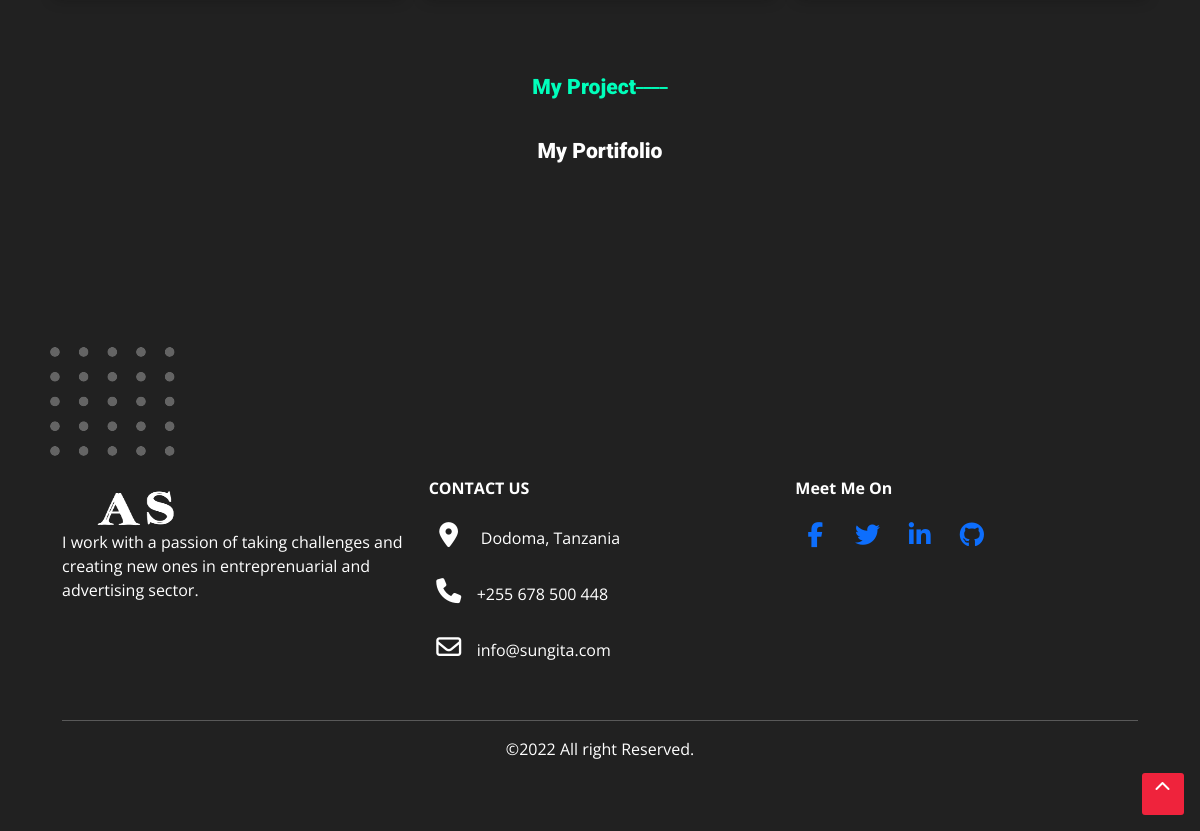
Before: / (lower part) with the older database file.
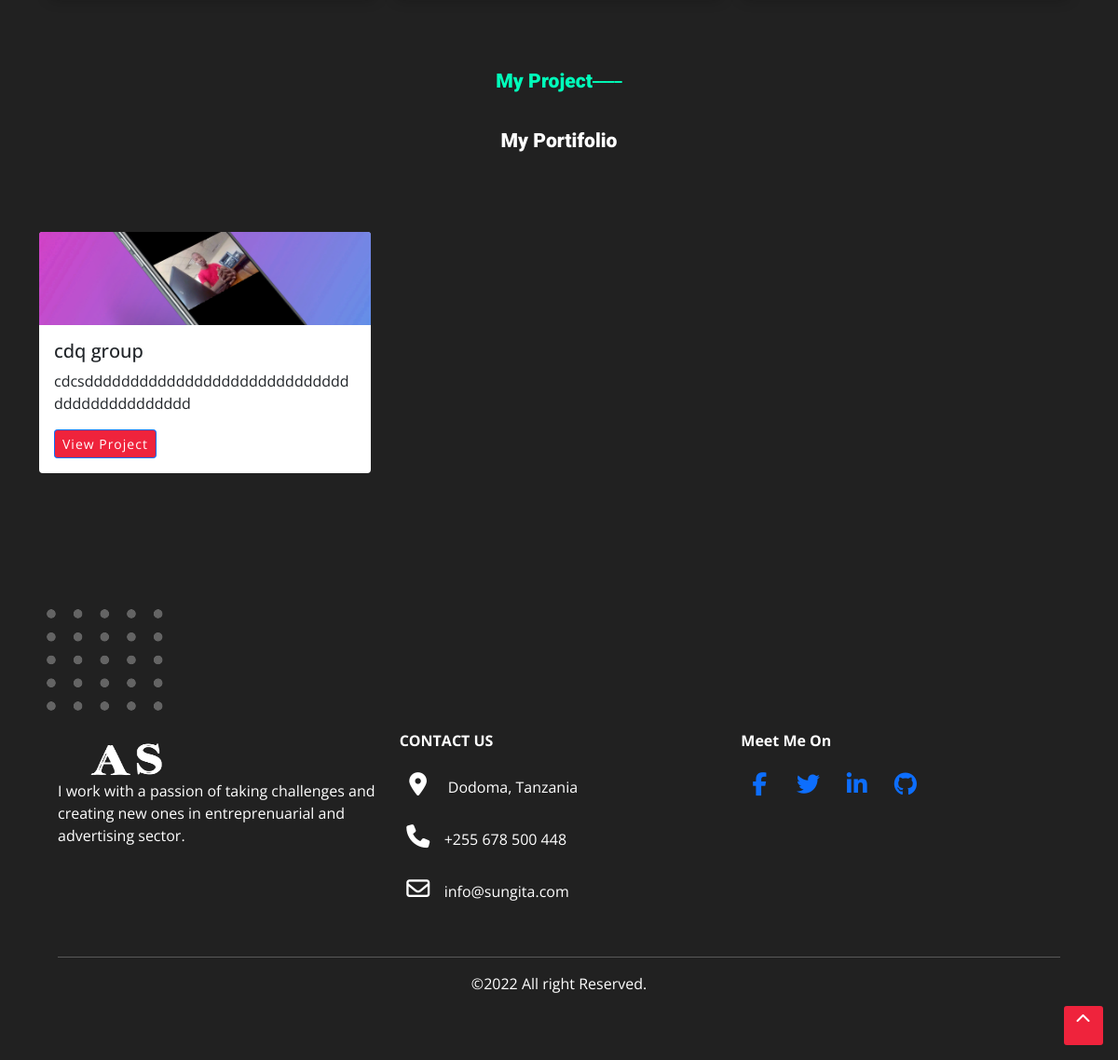
After: the same page with the newer database file.
### portifolioapp/models.py (models this page shows, shortened)
class project (models.Model):
    title=models.CharField(max_length=50)
    text=models.TextField(max_length=100)
    project_image=models.ImageField(upload_to='media/')
    link=models.URLField(max_length=50)

### portifolioapp/views.py (the view)
# urls.py: path('', views.index , name ='index'),
def index(request):
    p1=project.objects.all()
    context={
        "myproject":p1
    }
    return render(request, 'index.html',context)

### portifolioapp/templates/index.html (shortened to what this page needs)
{% load static %}
<html lang="en">
<head>
    <link rel="stylesheet" href="{% static 'assets/css/style.css'%}">
    <link rel="stylesheet" href="https://cdnjs.cloudflare.com/ajax/libs/twitter-bootstrap/4.0.0-beta/css/bootstrap.min.css" />
    <link rel="stylesheet" href="https://cdnjs.cloudflare.com/ajax/libs/font-awesome/4.7.0/css/font-awesome.min.css" />
    <link rel="stylesheet" href="https://cdnjs.cloudflare.com/ajax/libs/font-awesome/4.7.0/css/font-awesome.min.css">
    <link href="https://cdn.jsdelivr.net/npm/bootstrap@5.1.3/dist/css/bootstrap.min.css" rel="stylesheet">
    <link rel="stylesheet" href="https://cdn.jsdelivr.net/npm/@fortawesome/fontawesome-free@5.15.4/css/fontawesome.min.css">
    <link href="//netdna.bootstrapcdn.com/font-awesome/3.2.1/css/font-awesome.css" rel="stylesheet">
</head>
<body>
{% block content %}
    <section id="services">
        <div class="container">
            <div class="row">
                            <div class="container">
                                <div class="row pt-5 m-auto">
                                    <div class="col-md-6 col-lg-4 pb-3">
                                    </div>
                                    <div class="col-md-6 col-lg-4 pb-3">
                                    </div>
                                    <div class="col-md-6 col-lg-4 pb-3">
                                    </div>
                                </div>
                            </div>
                        </div>
                    </div>
        </section>
        <section id="team" class="pb-5">
            <div class="container">
                <div class="heading">
                    <h4>My Project<sup>____</sup></h4>
                    <h5>
                        My Portifolio
                    </h5>
                </div>
              <div class="row mb-5 cstm-height-card">
                {% for proj in myproject %}
                    <div class="col-md-4 mt-5">
                        <div class="card">
                            <img src="{{ proj.project_image.url }}" class="card-img-top" alt="project image">
                            <div class="card-body">
                                <h5 class="card-title">{{ proj.title }}</h5>
                                <p class="card-text">{{ proj.text }}</p>
                                <a href="{{ proj.link }}" class="btn btn-sm btn-primary">View Project</a>
                            </div>
                        </div>
                    </div>
                {% endfor %}
	            	</div>
                </div>
        </section>
        <section id="footer" style="background-color:#212121">
            <img src="{% static 'assets/images/images/side-element.svg' %}" alt="footer " class="footer-img ">
            <div class="container ">
                <div class="row ">
                    <div class="col-md-4 footer-box pt-3 ">
                        <a class="navbar-brand" href="/">
                            <h3>
                                <img src="{% static 'assets/images/images/logo-two.png' %}">
                            </h3>
                        </a>
                        <p>I work with a passion of taking challenges and creating new ones in entreprenuarial and advertising sector.</p>
                    </div>
                    <div class="col-md-4 footer-box ">
                        <p><b>CONTACT US</b></p>
                        <P> <i class="fa fa-map-marker "></i> Dodoma, Tanzania</P>
                        <p> <i class="fa fa-phone "></i></i>+255 678 500 448</p>
                        <p> <i class="fa fa-envelope-o "></i></i>info@sungita.com</p>
                    </div>
                    <div class="col-md-4 footer-box ">
                        <p><b>Meet Me On</b></p>
                        <a href="https://www.facebook.com/chury.sungita/" target="_blank"><i class="fa fa-facebook "></i></a>
                        <a href="https://twitter.com/CSungita " target="_blank"><i class="fa fa-twitter "></i></a>
                        <a href="https://www.linkedin.com/in/azizi-sungita-b22238236/" target="_blank"><i class="fa fa-linkedin "></i></a>
                        <a href="https://github.com/churysungita/" target="_blank"><i class="fa fa-github "></i></a>
                    </div>
                </div>
                <hr>
                <p class="copyright "> &#169;2022 All right Reserved.</p>
            </div>
        </section>
        <a href="# " class="btn back-to-top "><i class="fa fa-chevron-up "></i></a>
</body>
</html>
{% endblock content %}

### portifolioapp/static/assets/css/style.css (style rules this page uses)
* { font-family: Open Sans; }
* { margin: 0; padding: 0; }
body { -moz-box-sizing: border-box; box-sizing: border-box; height: 100%; width: 100%; font-family: 'Roboto', sans-serif; font-weight: 400; background-color: #212121; }
a { color: #313131; transition: .3s; }
.btn { padding: 12px 25px; font-size: 14px; font-weight: 600; letter-spacing: 1px; color: #ffffff; background: #EF233C; border: 2px solid transparent; border-radius: 0; box-shadow: inset 0 0 0 50px #EF233C; transition: ease-out 0.3s; -webkit-transition: ease-out 0.3s; -moz-transition: ease-out 0.3s; }
.back-to-top { position: fixed; display: none; width: 44px; height: 44px; padding: 8px 0; text-align: center; line-height: 1; font-size: 22px; right: 15px; bottom: 15px; z-index: 9; }
.back-to-top i { color: #ffffff; }
.navbar-brand h3 { color: #ffffff; height: 40px; padding-left: 20px; }
.navbar-brand h3 img { margin: 10px; align-items: center; width: 90px; height: 45px; }
.heading { font-family: 'Roboto', sans-serif; text-align: center; padding: 30px; color: #ffffff; font-weight: 900; font-size: 1.15em; }
.heading h4 { font-family: 'Roboto', sans-serif; text-align: center; padding: 30px; color: #00ffbb; font-weight: 900; font-size: 1.15em; }
.heading h5 { font-family: 'Roboto', sans-serif; text-align: center; color: #ffffff; font-weight: 900; font-size: 1.15em; }
#services { background-color: #212121; }
#team { background-color: #212121; }
#team .card { border: none; background: #ffffff; }
#footer { padding: 50px; background-color: #212121; color: #fff; }
.footer-img { width: 125px; }
.footer-box { margin-top: 30px; padding: 20px; }
.footer-box img { width: 120px; margin-bottom: 20px; }
.footer-box .fa { margin-right: 8px; font-size: 25px; height: 40px; width: 40px; text-align: center; padding-top: 7px; border-radius: 2px; }
.copyright { margin-bottom: 0; padding-bottom: 20px; text-align: center; }
.cstm-height-card .card-img-top { height: 100px; object-fit: cover; }

Changed rows visible on the page:
added project: project_image (picture), title "cdq group", text "cdcsdddddddddddddddddddddddddddddddddddddddddddd"
